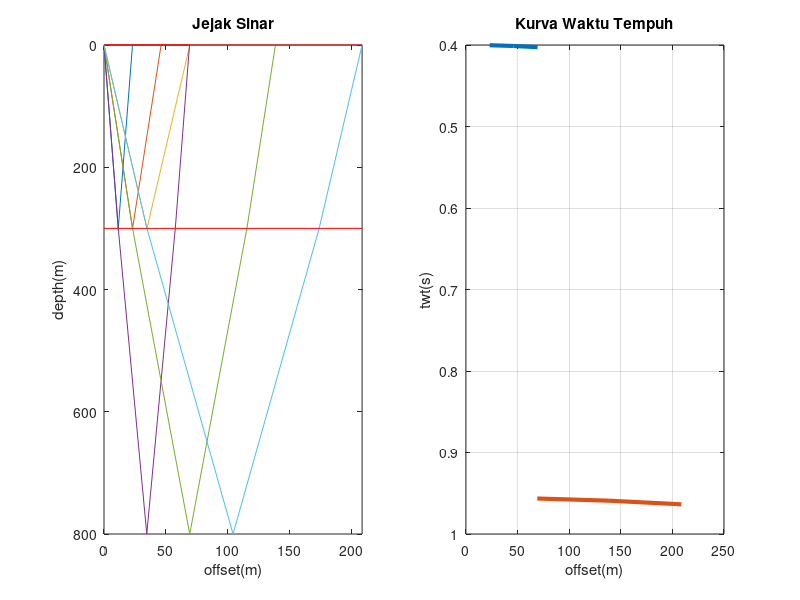

Write the MATLAB code that produced this figure. (Note: this script raises an error after producing the figure.)
%ray tracing seismic reflection for horizontal layer earth model 

clear; clc 
for z=1:3 
lap=[1:3]; 
nolayers=lap(z); 
norays=3; %untuk setting theta di bawah, hati-hati dengan jumlah rays terhadap critical angle!!! 
vel=[1500,1800]; %velocity in each layer
dz=[300,500,];%klayer thickness

for i=1:norays 
theta(i)=i*2.2; %shotting angle
end 

for k=1:norays 
for i=1:nolayers-1 
theta(i+1,k)=(180/pi) * asin(sin(theta(i,k).*pi/180).*(vel(i+1)./vel(i))); 
end 
end 
for k=1:norays 
p(k)=sin(theta(1,k).*pi/180)./vel(1);
end 

for k=1:norays 
for i=1:nolayers 
dx(i,k)=(p(k)*vel(i).*dz(i))/sqrt(1-p(k)*p(k).*vel(i).*vel(i));
dt(i,k)=dz(i)/(vel(i).*sqrt(1-p(k)*p(k).*vel(i).*vel(i)));
end 
end 

for k=1:norays 
twt(k)=2*sum(dt(:,k)); 
end 

%%%Offset Manipulation
dx_down=dx; 
dx_up=flipud(dx_down); 
dx=[dx_down;dx_up]; 
dx(1,1)=dx(1,1); 
for k=1:norays 
for i=2:nolayers*2, 
dx(i,k)=dx(i-1,k)+dx(i,k); 
end 
end 
nol=[1:norays]*0; 
dx=[nol;dx]; 

%%Depth manipulation
dz=dz(1:nolayers); 
dz(1)=dz(1); 
for i=2:nolayers, 
dz(i)=dz(i-1)+dz(i); 
end 
dz_down=dz'; 
dz_up=flipud(dz_down); 
dz_up=dz_up(2:nolayers); 
dz=[0;dz_down;dz_up;0]; 
offset=dx(nolayers*2+1,:); 

% plot 
for k=1:norays 
subplot(1,2,1) 
plot(dx(:,k),dz); hold on 
end 
xlabel('offset(m)') 
ylabel('depth(m)') 
title('Jejak Sinar') 
state=set(gca,'ydir'); 
if (strcmp(state,'reverse')) 
set(gca,'ydir','reverse') 
else 
set(gca,'ydir','reverse') 
end 

a=size(dx); 
dx=reshape(dx,a(1,1)*a(1,2),1); 
x = [0 max(dx)]; 
for i=1:nolayers 
y = [dz(i) dz(i)]; 
plot(x,y,'r'); hold on 
end 
axis([0 max(dx) 0 max(dz)]); 
subplot(1,2,2) 
plot(offset,twt,'linewidth',3); grid on; hold on 
xlabel('offset(m)') 
ylabel('twt(s)') 
title('Kurva Waktu Tempuh') 
state=set(gca,'ydir'); 
if (strcmp(state,'reverse')) 
set(gca,'ydir','reverse') 
else 
set(gca,'ydir','reverse') 
end 
clear 
end